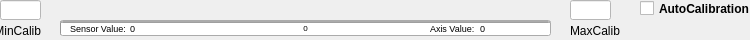
<?xml version="1.0" encoding="UTF-8"?>
<ui version="4.0">
 <class>OSHaxiswca</class>
 <widget class="QWidget" name="OSHaxiswca">
  <property name="geometry">
   <rect>
    <x>0</x>
    <y>0</y>
    <width>750</width>
    <height>40</height>
   </rect>
  </property>
  <property name="windowTitle">
   <string>Form</string>
  </property>
  <widget class="QProgressBar" name="AxisValue">
   <property name="geometry">
    <rect>
     <x>60</x>
     <y>20</y>
     <width>491</width>
     <height>16</height>
    </rect>
   </property>
   <property name="font">
    <font>
     <pointsize>6</pointsize>
    </font>
   </property>
   <property name="styleSheet">
    <string notr="true"/>
   </property>
   <property name="minimum">
    <number>0</number>
   </property>
   <property name="maximum">
    <number>4095</number>
   </property>
   <property name="value">
    <number>0</number>
   </property>
   <property name="alignment">
    <set>Qt::AlignCenter</set>
   </property>
   <property name="textVisible">
    <bool>true</bool>
   </property>
   <property name="format">
    <string>%v</string>
   </property>
  </widget>
  <widget class="QLineEdit" name="lineEdit_MinCalib">
   <property name="geometry">
    <rect>
     <x>0</x>
     <y>0</y>
     <width>41</width>
     <height>20</height>
    </rect>
   </property>
   <property name="styleSheet">
    <string notr="true">background-color: rgb(255, 255, 255);</string>
   </property>
   <property name="inputMask">
    <string>9999</string>
   </property>
  </widget>
  <widget class="QLineEdit" name="lineEdit_MaxCalib">
   <property name="geometry">
    <rect>
     <x>570</x>
     <y>0</y>
     <width>41</width>
     <height>20</height>
    </rect>
   </property>
   <property name="styleSheet">
    <string notr="true">background-color: rgb(255, 255, 255);</string>
   </property>
   <property name="inputMask">
    <string>9999</string>
   </property>
  </widget>
  <widget class="QLabel" name="label_MinCalib">
   <property name="geometry">
    <rect>
     <x>0</x>
     <y>20</y>
     <width>41</width>
     <height>21</height>
    </rect>
   </property>
   <property name="layoutDirection">
    <enum>Qt::LeftToRight</enum>
   </property>
   <property name="text">
    <string>MinCalib</string>
   </property>
   <property name="alignment">
    <set>Qt::AlignRight|Qt::AlignTrailing|Qt::AlignVCenter</set>
   </property>
   <property name="wordWrap">
    <bool>true</bool>
   </property>
  </widget>
  <widget class="QLabel" name="label_MaxCalib">
   <property name="geometry">
    <rect>
     <x>570</x>
     <y>20</y>
     <width>71</width>
     <height>21</height>
    </rect>
   </property>
   <property name="text">
    <string>MaxCalib</string>
   </property>
   <property name="wordWrap">
    <bool>true</bool>
   </property>
  </widget>
  <widget class="QCheckBox" name="checkBox_AutoCalib">
   <property name="geometry">
    <rect>
     <x>640</x>
     <y>0</y>
     <width>111</width>
     <height>17</height>
    </rect>
   </property>
   <property name="font">
    <font>
     <weight>75</weight>
     <bold>true</bold>
    </font>
   </property>
   <property name="text">
    <string>AutoCalibration</string>
   </property>
  </widget>
  <widget class="QProgressBar" name="sensorValue">
   <property name="geometry">
    <rect>
     <x>60</x>
     <y>21</y>
     <width>491</width>
     <height>2</height>
    </rect>
   </property>
   <property name="styleSheet">
    <string notr="true">QProgressBar::chunk:horizontal {background: qlineargradient(x1: 0, y1: 0.5, x2: 1, y2: 0.5, stop: 0 red, stop: 1 red);}</string>
   </property>
   <property name="maximum">
    <number>4095</number>
   </property>
   <property name="value">
    <number>0</number>
   </property>
   <property name="alignment">
    <set>Qt::AlignCenter</set>
   </property>
   <property name="textVisible">
    <bool>false</bool>
   </property>
   <property name="format">
    <string>%v</string>
   </property>
  </widget>
  <widget class="QLabel" name="label_axis">
   <property name="geometry">
    <rect>
     <x>430</x>
     <y>20</y>
     <width>51</width>
     <height>16</height>
    </rect>
   </property>
   <property name="font">
    <font>
     <pointsize>7</pointsize>
    </font>
   </property>
   <property name="autoFillBackground">
    <bool>false</bool>
   </property>
   <property name="styleSheet">
    <string notr="true">background: transparent;</string>
   </property>
   <property name="text">
    <string>Axis Value:</string>
   </property>
  </widget>
  <widget class="QLabel" name="label_axisValue">
   <property name="geometry">
    <rect>
     <x>480</x>
     <y>20</y>
     <width>41</width>
     <height>16</height>
    </rect>
   </property>
   <property name="font">
    <font>
     <pointsize>7</pointsize>
    </font>
   </property>
   <property name="autoFillBackground">
    <bool>false</bool>
   </property>
   <property name="styleSheet">
    <string notr="true">background: transparent;</string>
   </property>
   <property name="text">
    <string>0</string>
   </property>
  </widget>
  <widget class="QLabel" name="label_sensor">
   <property name="geometry">
    <rect>
     <x>70</x>
     <y>20</y>
     <width>61</width>
     <height>16</height>
    </rect>
   </property>
   <property name="font">
    <font>
     <pointsize>7</pointsize>
    </font>
   </property>
   <property name="styleSheet">
    <string notr="true">background: transparent;</string>
   </property>
   <property name="text">
    <string>Sensor Value:</string>
   </property>
  </widget>
  <widget class="QLabel" name="label_sensorValue">
   <property name="geometry">
    <rect>
     <x>130</x>
     <y>20</y>
     <width>41</width>
     <height>16</height>
    </rect>
   </property>
   <property name="font">
    <font>
     <pointsize>7</pointsize>
    </font>
   </property>
   <property name="styleSheet">
    <string notr="true">background: transparent;</string>
   </property>
   <property name="text">
    <string>0</string>
   </property>
  </widget>
  <zorder>AxisValue</zorder>
  <zorder>sensorValue</zorder>
  <zorder>lineEdit_MinCalib</zorder>
  <zorder>lineEdit_MaxCalib</zorder>
  <zorder>label_MinCalib</zorder>
  <zorder>label_MaxCalib</zorder>
  <zorder>checkBox_AutoCalib</zorder>
  <zorder>label_axis</zorder>
  <zorder>label_axisValue</zorder>
  <zorder>label_sensor</zorder>
  <zorder>label_sensorValue</zorder>
 </widget>
 <resources/>
 <connections/>
</ui>
